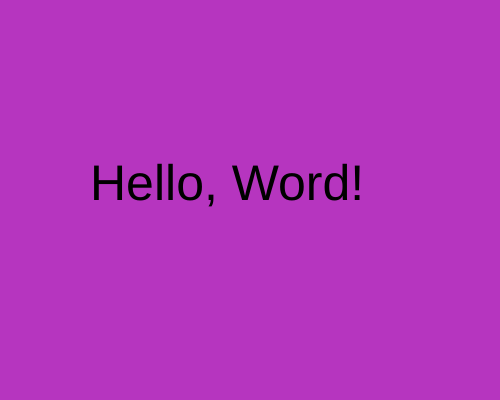
Frame 1 (no input)
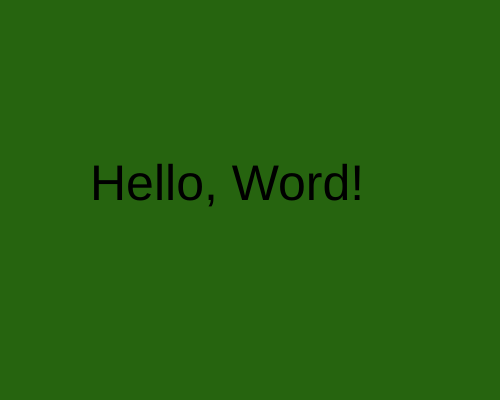
Frame 60 (no input)
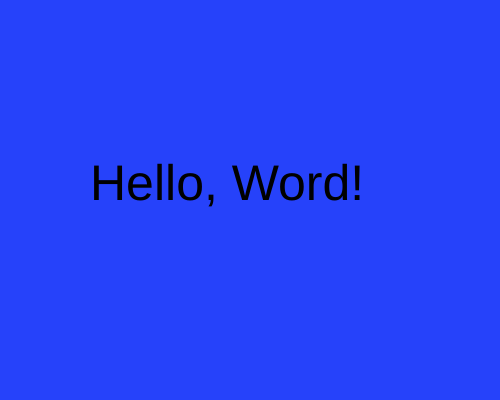
Frame 120 (the mouse pressed at the canvas centre since frame 60)

The p5.js sketch that drew these frames (run headless with seeded random() and noise() and a simulated clock; from frame 60 on, the mouse is pressed at the canvas centre):

// p5.js sketch
// ── sketch.js
let mensagem = "Hello, Word!"
function setup() {
  createCanvas(500, 400);
}

function draw() {
  background(random(0,255),random(0,255),random(0,255));
  textSize(50)
  text (mensagem,90,200);
}
